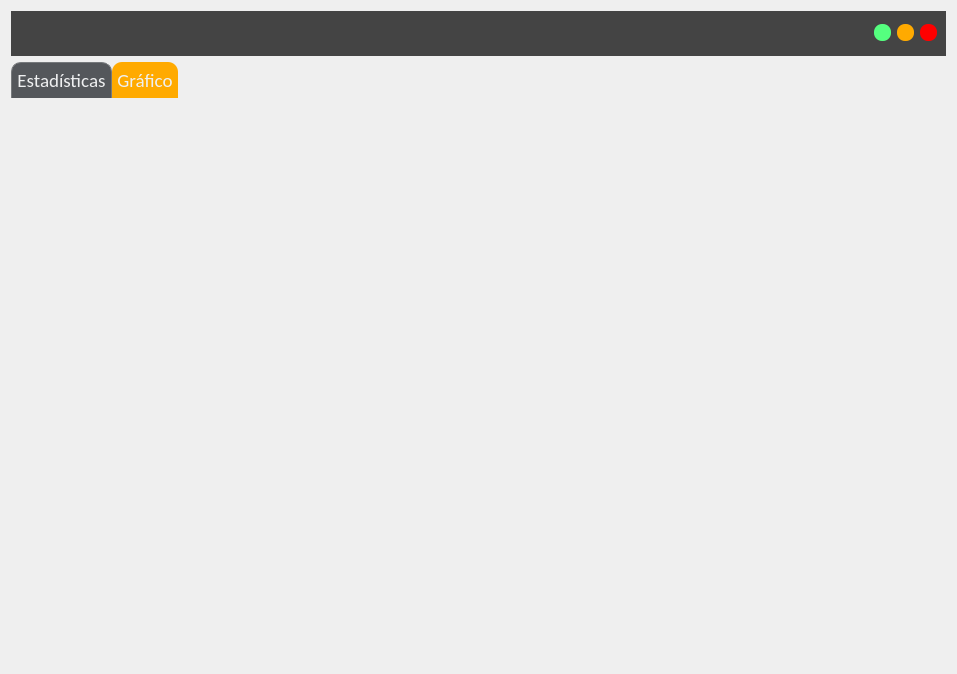
<?xml version="1.0" encoding="UTF-8"?>
<ui version="4.0">
 <class>Dialog</class>
 <widget class="QDialog" name="Dialog">
  <property name="geometry">
   <rect>
    <x>0</x>
    <y>0</y>
    <width>957</width>
    <height>674</height>
   </rect>
  </property>
  <property name="font">
   <font>
    <family>Calibri</family>
    <pointsize>12</pointsize>
   </font>
  </property>
  <property name="windowTitle">
   <string>Uso de datos</string>
  </property>
  <property name="windowIcon">
   <iconset>
    <normaloff>icons/finance.png</normaloff>icons/finance.png</iconset>
  </property>
  <layout class="QGridLayout" name="gridLayout">
   <item row="1" column="0">
    <widget class="QTabWidget" name="tabWidget">
     <property name="font">
      <font>
       <family>Calibri</family>
       <pointsize>14</pointsize>
       <weight>50</weight>
       <bold>false</bold>
      </font>
     </property>
     <property name="styleSheet">
      <string notr="true">QTabWidget{
    border:none;
}

QTabWidget:focus{
    border: none;
}

QTabWidget::pane {
    /*border: 1px solid #76797C;*/
    /*padding: 5px;*/
    margin: 0px;
	border-radius: 5px;
}

QTabWidget::tab-bar {
    /*left: 5px;*/ /* move to the right by 5px */
}

/*
QTabBar
{
    qproperty-drawBase: 0;
    border-radius: 3px;
}

QTabBar:focus
{
    border: none;
}

QTabBar::close-button  {
    image: url(:/qss_icons/rc/close.png);
    background: transparent;
}

QTabBar::close-button:hover
{
    image: url(:/qss_icons/rc/close-hover.png);
    background: transparent;
}

QTabBar::close-button:pressed {
    image: url(:/qss_icons/rc/close-pressed.png);
    background: transparent;
}*/

/* TOP TABS */
QTabBar::tab:top {
    color: #eff0f1;
    border: none;/*1px solid #76797C;*/
   /* border-bottom: 1px transparent black;*/
    background-color: rgb(255, 170, 0); /*#31363b*/
    padding: 5px;
    min-width: 50px;
    border-top-left-radius: 10px;
    border-top-right-radius: 10px;
}

QTabBar::tab:top:!selected
{
    color: #eff0f1;
    background-color: #54575B;
    border: 1px solid #76797C;
    border-bottom: 1px transparent black;
    border-top-left-radius: 10px;
    border-top-right-radius: 10px;    
}
/*
QTabBar::tab:top:!selected:hover {
    background-color: #3daee9;
}

QTabBar QToolButton::right-arrow:enabled {
     image: url(:/qss_icons/rc/right_arrow.png);
 }

 QTabBar QToolButton::left-arrow:enabled {
     image: url(:/qss_icons/rc/left_arrow.png);
 }

QTabBar QToolButton::right-arrow:disabled {
     image: url(:/qss_icons/rc/right_arrow_disabled.png);
 }

 QTabBar QToolButton::left-arrow:disabled {
     image: url(:/qss_icons/rc/left_arrow_disabled.png);
 }
*/</string>
     </property>
     <property name="currentIndex">
      <number>1</number>
     </property>
     <property name="iconSize">
      <size>
       <width>30</width>
       <height>30</height>
      </size>
     </property>
     <widget class="QWidget" name="tab">
      <attribute name="icon">
       <iconset>
        <normaloff>icons/money_control.png</normaloff>icons/money_control.png</iconset>
      </attribute>
      <attribute name="title">
       <string>Estadísticas</string>
      </attribute>
      <layout class="QGridLayout" name="gridLayout_2">
       <property name="leftMargin">
        <number>0</number>
       </property>
       <property name="topMargin">
        <number>0</number>
       </property>
       <property name="rightMargin">
        <number>0</number>
       </property>
       <property name="bottomMargin">
        <number>0</number>
       </property>
       <item row="0" column="0">
        <widget class="QScrollArea" name="scrollArea_2">
         <property name="frameShape">
          <enum>QFrame::NoFrame</enum>
         </property>
         <property name="frameShadow">
          <enum>QFrame::Plain</enum>
         </property>
         <property name="horizontalScrollBarPolicy">
          <enum>Qt::ScrollBarAlwaysOff</enum>
         </property>
         <property name="widgetResizable">
          <bool>true</bool>
         </property>
         <widget class="QWidget" name="scrollAreaWidgetContents_2">
          <property name="geometry">
           <rect>
            <x>0</x>
            <y>0</y>
            <width>939</width>
            <height>564</height>
           </rect>
          </property>
          <layout class="QGridLayout" name="gridLayout_4">
           <property name="leftMargin">
            <number>0</number>
           </property>
           <property name="topMargin">
            <number>0</number>
           </property>
           <property name="rightMargin">
            <number>0</number>
           </property>
           <property name="bottomMargin">
            <number>0</number>
           </property>
           <item row="0" column="0">
            <widget class="QWidget" name="title_widget" native="true">
             <property name="font">
              <font>
               <family>Calibri</family>
               <pointsize>12</pointsize>
              </font>
             </property>
             <property name="styleSheet">
              <string notr="true">QWidget #title_widget{
	background-color: rgb(68, 68, 68);
}</string>
             </property>
             <layout class="QGridLayout" name="gridLayout_3">
              <item row="0" column="0">
               <layout class="QGridLayout" name="gridLayout_18">
                <item row="1" column="0">
                 <widget class="QLabel" name="label_7">
                  <property name="font">
                   <font>
                    <family>Calibri</family>
                    <pointsize>12</pointsize>
                   </font>
                  </property>
                  <property name="styleSheet">
                   <string notr="true">color: rgb(255, 255, 255);</string>
                  </property>
                  <property name="text">
                   <string>Mostrar</string>
                  </property>
                 </widget>
                </item>
                <item row="1" column="1">
                 <widget class="QComboBox" name="tipo_comportamiento">
                  <property name="minimumSize">
                   <size>
                    <width>0</width>
                    <height>25</height>
                   </size>
                  </property>
                  <property name="font">
                   <font>
                    <family>Calibri</family>
                    <pointsize>12</pointsize>
                   </font>
                  </property>
                  <item>
                   <property name="text">
                    <string>Progreso de gasto</string>
                   </property>
                  </item>
                  <item>
                   <property name="text">
                    <string>Progreso de consumo</string>
                   </property>
                  </item>
                 </widget>
                </item>
                <item row="1" column="2">
                 <widget class="QLabel" name="label_8">
                  <property name="font">
                   <font>
                    <family>Calibri</family>
                    <pointsize>12</pointsize>
                   </font>
                  </property>
                  <property name="styleSheet">
                   <string notr="true">color: rgb(255, 255, 255);</string>
                  </property>
                  <property name="text">
                   <string>como</string>
                  </property>
                 </widget>
                </item>
                <item row="1" column="3">
                 <widget class="QComboBox" name="formato_consumo">
                  <property name="minimumSize">
                   <size>
                    <width>0</width>
                    <height>25</height>
                   </size>
                  </property>
                  <property name="font">
                   <font>
                    <family>Calibri</family>
                    <pointsize>12</pointsize>
                   </font>
                  </property>
                  <item>
                   <property name="text">
                    <string>Datos</string>
                   </property>
                  </item>
                  <item>
                   <property name="text">
                    <string>Por ciento (%)</string>
                   </property>
                  </item>
                 </widget>
                </item>
                <item row="0" column="0">
                 <widget class="QLabel" name="label_6">
                  <property name="font">
                   <font>
                    <family>Calibri</family>
                    <pointsize>12</pointsize>
                   </font>
                  </property>
                  <property name="styleSheet">
                   <string notr="true">color: rgb(255, 255, 255);</string>
                  </property>
                  <property name="text">
                   <string>Fecha</string>
                  </property>
                 </widget>
                </item>
                <item row="0" column="1" colspan="3">
                 <widget class="QDateEdit" name="fecha_consumo">
                  <property name="minimumSize">
                   <size>
                    <width>0</width>
                    <height>25</height>
                   </size>
                  </property>
                  <property name="font">
                   <font>
                    <family>Calibri</family>
                    <pointsize>12</pointsize>
                   </font>
                  </property>
                  <property name="alignment">
                   <set>Qt::AlignRight|Qt::AlignTrailing|Qt::AlignVCenter</set>
                  </property>
                  <property name="buttonSymbols">
                   <enum>QAbstractSpinBox::NoButtons</enum>
                  </property>
                  <property name="specialValueText">
                   <string/>
                  </property>
                  <property name="accelerated">
                   <bool>true</bool>
                  </property>
                  <property name="displayFormat">
                   <string>dddd, dd MMMM yyyy</string>
                  </property>
                  <property name="calendarPopup">
                   <bool>true</bool>
                  </property>
                 </widget>
                </item>
               </layout>
              </item>
             </layout>
            </widget>
           </item>
           <item row="1" column="0">
            <widget class="QTableWidget" name="data_usage_table">
             <property name="font">
              <font>
               <family>Calibri</family>
               <pointsize>12</pointsize>
              </font>
             </property>
             <property name="frameShape">
              <enum>QFrame::NoFrame</enum>
             </property>
             <property name="sizeAdjustPolicy">
              <enum>QAbstractScrollArea::AdjustToContents</enum>
             </property>
             <property name="editTriggers">
              <set>QAbstractItemView::NoEditTriggers</set>
             </property>
             <property name="alternatingRowColors">
              <bool>true</bool>
             </property>
             <property name="textElideMode">
              <enum>Qt::ElideMiddle</enum>
             </property>
             <property name="showGrid">
              <bool>true</bool>
             </property>
             <property name="gridStyle">
              <enum>Qt::SolidLine</enum>
             </property>
             <attribute name="horizontalHeaderCascadingSectionResizes">
              <bool>true</bool>
             </attribute>
             <attribute name="horizontalHeaderShowSortIndicator" stdset="0">
              <bool>false</bool>
             </attribute>
             <attribute name="horizontalHeaderStretchLastSection">
              <bool>true</bool>
             </attribute>
             <attribute name="verticalHeaderCascadingSectionResizes">
              <bool>true</bool>
             </attribute>
             <attribute name="verticalHeaderShowSortIndicator" stdset="0">
              <bool>false</bool>
             </attribute>
             <attribute name="verticalHeaderStretchLastSection">
              <bool>false</bool>
             </attribute>
             <row>
              <property name="text">
               <string>Hoy</string>
              </property>
              <property name="icon">
               <iconset>
                <normaloff>../img/Emoji Objects-104.png</normaloff>../img/Emoji Objects-104.png</iconset>
              </property>
             </row>
             <column>
              <property name="text">
               <string>Internacionales</string>
              </property>
              <property name="icon">
               <iconset>
                <normaloff>../img/Emoji Natur-101.png</normaloff>../img/Emoji Natur-101.png</iconset>
              </property>
             </column>
             <column>
              <property name="text">
               <string>LTE (solo 4G)</string>
              </property>
              <property name="icon">
               <iconset>
                <normaloff>../img/Emoji Symbols-51.png</normaloff>../img/Emoji Symbols-51.png</iconset>
              </property>
             </column>
             <column>
              <property name="text">
               <string>Bono LTE</string>
              </property>
              <property name="icon">
               <iconset>
                <normaloff>../img/lte_bono.png</normaloff>../img/lte_bono.png</iconset>
              </property>
             </column>
             <column>
              <property name="text">
               <string>Bono de datos</string>
              </property>
              <property name="icon">
               <iconset>
                <normaloff>../img/Emoji Symbols-104.png</normaloff>../img/Emoji Symbols-104.png</iconset>
              </property>
             </column>
             <column>
              <property name="text">
               <string>Bolsa Diaria</string>
              </property>
              <property name="icon">
               <iconset>
                <normaloff>../img/Emoji Natur-106.png</normaloff>../img/Emoji Natur-106.png</iconset>
              </property>
             </column>
             <column>
              <property name="text">
               <string>Nacionales</string>
              </property>
              <property name="icon">
               <iconset>
                <normaloff>../img/1f1e8-1f1fa.png</normaloff>../img/1f1e8-1f1fa.png</iconset>
              </property>
             </column>
             <column>
              <property name="text">
               <string>Bolsa Correo</string>
              </property>
              <property name="icon">
               <iconset>
                <normaloff>../img/Emoji Objects-86.png</normaloff>../img/Emoji Objects-86.png</iconset>
              </property>
             </column>
             <column>
              <property name="text">
               <string>Saldo</string>
              </property>
              <property name="icon">
               <iconset>
                <normaloff>../img/Emoji Objects-78.png</normaloff>../img/Emoji Objects-78.png</iconset>
              </property>
             </column>
             <column>
              <property name="text">
               <string>Bono</string>
              </property>
              <property name="icon">
               <iconset>
                <normaloff>../img/Emoji Objects-80.png</normaloff>../img/Emoji Objects-80.png</iconset>
              </property>
             </column>
             <item row="0" column="0">
              <property name="text">
               <string>0 MB</string>
              </property>
              <property name="textAlignment">
               <set>AlignCenter</set>
              </property>
             </item>
             <item row="0" column="1">
              <property name="text">
               <string>0 MB</string>
              </property>
              <property name="textAlignment">
               <set>AlignCenter</set>
              </property>
             </item>
             <item row="0" column="2">
              <property name="text">
               <string>0 MB</string>
              </property>
              <property name="textAlignment">
               <set>AlignCenter</set>
              </property>
             </item>
             <item row="0" column="3">
              <property name="text">
               <string>0 MB</string>
              </property>
              <property name="textAlignment">
               <set>AlignCenter</set>
              </property>
             </item>
             <item row="0" column="4">
              <property name="text">
               <string>0 MB</string>
              </property>
              <property name="textAlignment">
               <set>AlignCenter</set>
              </property>
             </item>
             <item row="0" column="5">
              <property name="text">
               <string>0 MB</string>
              </property>
              <property name="textAlignment">
               <set>AlignCenter</set>
              </property>
             </item>
             <item row="0" column="6">
              <property name="text">
               <string>0 MB</string>
              </property>
              <property name="textAlignment">
               <set>AlignCenter</set>
              </property>
             </item>
             <item row="0" column="7">
              <property name="text">
               <string>0 MB</string>
              </property>
              <property name="textAlignment">
               <set>AlignCenter</set>
              </property>
             </item>
             <item row="0" column="8">
              <property name="text">
               <string>0 MB</string>
              </property>
              <property name="textAlignment">
               <set>AlignCenter</set>
              </property>
             </item>
            </widget>
           </item>
           <item row="2" column="0">
            <widget class="QPlainTextEdit" name="detailed_info">
             <property name="maximumSize">
              <size>
               <width>16777215</width>
               <height>80</height>
              </size>
             </property>
             <property name="font">
              <font>
               <family>Courier</family>
              </font>
             </property>
             <property name="styleSheet">
              <string notr="true">background-color: rgb(15, 15, 15);
color: rgb(59, 255, 0);</string>
             </property>
             <property name="plainText">
              <string>TuCubacel Watchtower
====================
* Seleccione un elemento en la tabla para mostrar detalles ;)</string>
             </property>
            </widget>
           </item>
          </layout>
         </widget>
        </widget>
       </item>
      </layout>
     </widget>
     <widget class="QWidget" name="tab_2">
      <attribute name="icon">
       <iconset>
        <normaloff>icons/moneytab (2).png</normaloff>icons/moneytab (2).png</iconset>
      </attribute>
      <attribute name="title">
       <string>Gráfico</string>
      </attribute>
      <layout class="QGridLayout" name="graphic_layout">
       <property name="leftMargin">
        <number>0</number>
       </property>
       <property name="topMargin">
        <number>0</number>
       </property>
       <property name="rightMargin">
        <number>0</number>
       </property>
       <property name="bottomMargin">
        <number>0</number>
       </property>
       <item row="0" column="0">
        <widget class="QWidget" name="graphic_widget" native="true"/>
       </item>
      </layout>
     </widget>
    </widget>
   </item>
   <item row="0" column="0">
    <widget class="QWidget" name="widget_10" native="true">
     <property name="minimumSize">
      <size>
       <width>0</width>
       <height>45</height>
      </size>
     </property>
     <property name="styleSheet">
      <string notr="true">background-color: rgb(68, 68, 68);/*rgb(77, 77, 127);*/</string>
     </property>
     <layout class="QGridLayout" name="gridLayout_19">
      <item row="0" column="2">
       <widget class="QPushButton" name="btn_maximize">
        <property name="minimumSize">
         <size>
          <width>16</width>
          <height>16</height>
         </size>
        </property>
        <property name="maximumSize">
         <size>
          <width>17</width>
          <height>17</height>
         </size>
        </property>
        <property name="toolTip">
         <string>Maximizar</string>
        </property>
        <property name="styleSheet">
         <string notr="true">QPushButton {
	border: none;
	border-radius: 8px;	
	background-color: rgb(85, 255, 127);
}
QPushButton:hover {	
	background-color: rgba(85, 255, 127, 150);
}</string>
        </property>
        <property name="text">
         <string/>
        </property>
       </widget>
      </item>
      <item row="0" column="3">
       <widget class="QPushButton" name="btn_minimize">
        <property name="minimumSize">
         <size>
          <width>16</width>
          <height>16</height>
         </size>
        </property>
        <property name="maximumSize">
         <size>
          <width>17</width>
          <height>17</height>
         </size>
        </property>
        <property name="toolTip">
         <string>Minimizar</string>
        </property>
        <property name="styleSheet">
         <string notr="true">QPushButton {
	border: none;
	border-radius: 8px;		
	background-color: rgb(255, 170, 0);
}
QPushButton:hover {	
	background-color: rgba(255, 170, 0, 150);
}</string>
        </property>
        <property name="text">
         <string/>
        </property>
       </widget>
      </item>
      <item row="0" column="0">
       <widget class="QLabel" name="label_11">
        <property name="text">
         <string/>
        </property>
        <property name="pixmap">
         <pixmap>images/cubacel.png</pixmap>
        </property>
        <property name="scaledContents">
         <bool>true</bool>
        </property>
       </widget>
      </item>
      <item row="0" column="4">
       <widget class="QPushButton" name="btn_close">
        <property name="minimumSize">
         <size>
          <width>16</width>
          <height>16</height>
         </size>
        </property>
        <property name="maximumSize">
         <size>
          <width>17</width>
          <height>17</height>
         </size>
        </property>
        <property name="toolTip">
         <string>Cerrar</string>
        </property>
        <property name="styleSheet">
         <string notr="true">QPushButton {
	border: none;
	border-radius: 8px;		
	background-color: rgb(255, 0, 0);
}
QPushButton:hover {		
	background-color: rgba(255, 0, 0, 150);
}</string>
        </property>
        <property name="text">
         <string/>
        </property>
       </widget>
      </item>
      <item row="0" column="1">
       <spacer name="horizontalSpacer_2">
        <property name="orientation">
         <enum>Qt::Horizontal</enum>
        </property>
        <property name="sizeHint" stdset="0">
         <size>
          <width>605</width>
          <height>20</height>
         </size>
        </property>
       </spacer>
      </item>
     </layout>
    </widget>
   </item>
  </layout>
 </widget>
 <resources/>
 <connections/>
</ui>
